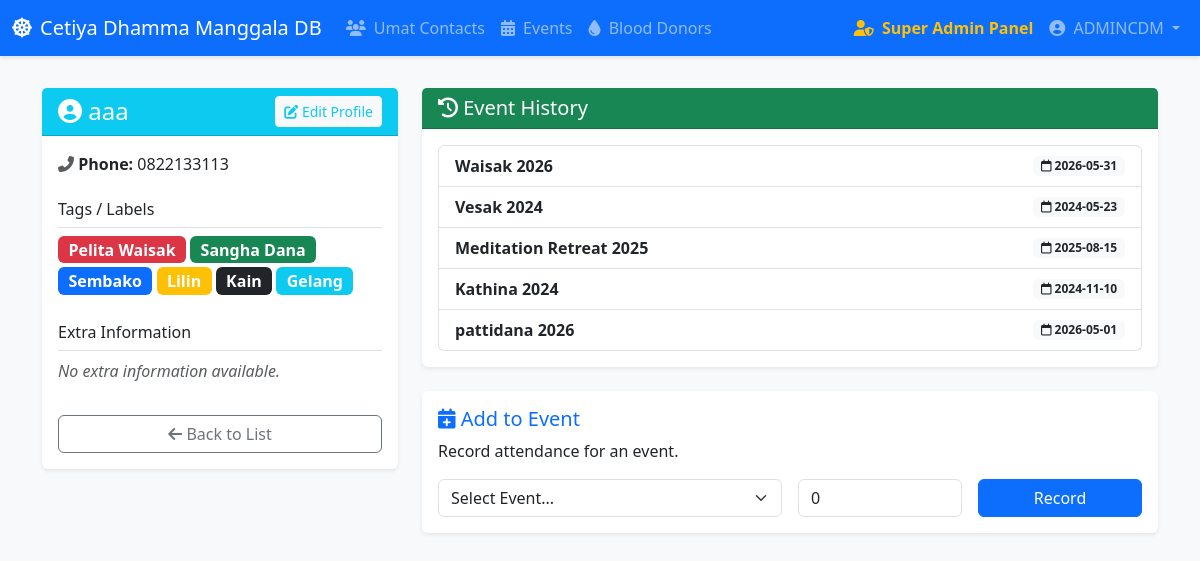
Screenshot of /contact/115 (signed in) with the database file from the repository.
### models.py (models this page shows)
class Admin(Base):
    __tablename__ = 'admins'
    id = Column(Integer, primary_key=True, index=True)
    username = Column(String, unique=True, index=True)
    password = Column(String)
    role = Column(String, default="subadmin") # "superadmin" or "subadmin"
    activities = relationship("ActivityLog", back_populates="admin")

class Contact(Base):
    __tablename__ = 'contacts'
    id = Column(Integer, primary_key=True, index=True)
    name = Column(String, index=True)
    phone = Column(String, index=True)
    extra_info = Column(JSON, default={})
    attendances = relationship("EventAttendance", back_populates="contact")
    tags = relationship("Tag", secondary=contact_tags, back_populates="contacts")

class Tag(Base):
    __tablename__ = 'tags'
    id = Column(Integer, primary_key=True, index=True)
    name = Column(String, unique=True, index=True)
    color = Column(String, default="primary") # e.g. primary, success, danger, warning, info
    contacts = relationship("Contact", secondary=contact_tags, back_populates="tags")

class EventAttendance(Base):
    __tablename__ = 'event_attendance'
    id = Column(Integer, primary_key=True, index=True)
    contact_id = Column(Integer, ForeignKey('contacts.id'))
    event_id = Column(Integer, ForeignKey('events.id'))
    companions = Column(Integer, default=0)
    contact = relationship("Contact", back_populates="attendances")
    event = relationship("Event", back_populates="attendances")

class Event(Base):
    __tablename__ = 'events'
    id = Column(Integer, primary_key=True, index=True)
    name = Column(String, index=True)
    date = Column(Date)
    attendances = relationship("EventAttendance", back_populates="event")

### main.py (the view)
@app.get("/contact/{contact_id}", response_class=HTMLResponse)
def read_contact_detail(request: Request, contact_id: int, db: Session = Depends(get_db), admin: models.Admin = Depends(require_admin)):
    contact = db.query(models.Contact).filter(models.Contact.id == contact_id).first()
    events = db.query(models.Event).all()
    all_tags = db.query(models.Tag).order_by(models.Tag.name.asc()).all()
    return templates.TemplateResponse(request=request, name="contact_detail.html", context={"contact": contact, "events": events, "all_tags": all_tags, "admin": admin})

### templates/contact_detail.html (shortened to what this page needs)
{% extends "base.html" %}
{% block content %}
<div class="row">
    <div class="col-md-4 mb-4">
        <div class="card shadow-sm rounded">
            <div class="card-header bg-info text-white d-flex justify-content-between align-items-center">
                <h4 class="mb-0"><i class="fas fa-user-circle"></i> {{ contact.name }}</h4>
                <button class="btn btn-sm btn-light text-info" data-bs-toggle="modal" data-bs-target="#editContactModal">
                    <i class="fas fa-edit"></i> Edit Profile
                </button>
            </div>
            <div class="card-body">
                <p><strong><i class="fas fa-phone-alt text-muted"></i> Phone:</strong> {{ contact.phone }}</p>
                <h6 class="mt-4 border-bottom pb-2">Tags / Labels</h6>
                {% if contact.tags %}
                    <div class="mb-3">
                        {% for t in contact.tags %}
                        <span class="badge bg-{{ t.color }} fs-6 mb-1">{{ t.name }}</span>
                        {% endfor %}
                    </div>
                {% else %}
                    <p class="text-muted fst-italic mb-3">No tags assigned.</p>
                {% endif %}
                <h6 class="mt-4 border-bottom pb-2">Extra Information</h6>
                {% if contact.extra_info %}
                    <div class="d-grid gap-2">
                    {% for key, value in contact.extra_info.items() %}
                        <div class="p-2 border rounded bg-light d-flex justify-content-between align-items-center">
                            <span class="text-capitalize fw-bold text-secondary">{{ key }}</span>
                            <span class="text-dark">{{ value }}</span>
                        </div>
                    {% endfor %}
                    </div>
                {% else %}
                    <p class="text-muted fst-italic">No extra information available.</p>
                {% endif %}
                <a href="/" class="btn btn-outline-secondary mt-3 w-100"><i class="fas fa-arrow-left"></i> Back to List</a>
            </div>
        </div>
    </div>
    <div class="col-md-8">
        <div class="card shadow-sm rounded mb-4">
            <div class="card-header bg-success text-white d-flex justify-content-between align-items-center">
                <h5 class="mb-0"><i class="fas fa-history"></i> Event History</h5>
            </div>
            <div class="card-body">
                {% if contact.attendances %}
                    <ul class="list-group">
                        {% for att in contact.attendances %}
                        <li class="list-group-item">
                            <div class="d-flex w-100 justify-content-between align-items-center">
                                <strong>{{ att.event.name }}</strong>
                                <span class="badge bg-light text-dark"><i class="far fa-calendar"></i> {{ att.event.date }}</span>
                            </div>
                        </li>
                        {% endfor %}
                    </ul>
                {% else %}
                    <p class="text-muted">This person has not attended any events yet.</p>
                {% endif %}
            </div>
        </div>
        <div class="card shadow-sm rounded border-primary">
            <div class="card-body">
                <h5 class="card-title text-primary"><i class="fas fa-calendar-plus"></i> Add to Event</h5>
                <p class="card-text">Record attendance for an event.</p>
                <form action="/contact/{{ contact.id }}/attend" method="post" class="row g-3 align-items-center">
                    <div class="col-md-6">
                        <select name="event_id" class="form-select" required>
                            <option value="">Select Event...</option>
                        </select>
                    </div>
                    <div class="col-md-3">
                        <input type="number" class="form-control" name="companions" placeholder="Companions" value="0" min="0" required>
                    </div>
                    <div class="col-md-3">
                        <button type="submit" class="btn btn-primary w-100">Record</button>
                    </div>
                </form>
            </div>
        </div>
    </div>
</div>
                        {% set current_tags = contact.tags | map(attribute='id') | list %}
{% endblock %}

### templates/base.html (shortened to what this page needs)
<!DOCTYPE html>
<html lang="en">
<head>
    <link href="https://cdn.jsdelivr.net/npm/bootstrap@5.3.2/dist/css/bootstrap.min.css" rel="stylesheet">
    <link rel="stylesheet" href="https://cdnjs.cloudflare.com/ajax/libs/font-awesome/6.4.2/css/all.min.css">
    <link href="https://cdn.jsdelivr.net/npm/select2@4.1.0-rc.0/dist/css/select2.min.css" rel="stylesheet" />
</head>
<body>
    <nav class="navbar navbar-expand-lg navbar-dark bg-primary">
        <div class="container-fluid">
            <a class="navbar-brand" href="/">
                <i class="fas fa-dharmachakra me-2"></i>Cetiya Dhamma Manggala DB
            </a>
            <div class="collapse navbar-collapse" id="navbarNav">
                <ul class="navbar-nav me-auto mb-2 mb-lg-0">
                    <li class="nav-item">
                        <a class="nav-link" href="/"><i class="fas fa-users me-1"></i> Umat Contacts</a>
                    </li>
                    <li class="nav-item">
                        <a class="nav-link" href="/events"><i class="fas fa-calendar-alt me-1"></i> Events</a>
                    </li>
                    <li class="nav-item">
                        <a class="nav-link" href="/blood-donors"><i class="fas fa-tint me-1"></i> Blood Donors</a>
                    </li>
                </ul>
                {% if admin %}
                <ul class="navbar-nav">
                    {% if admin.role == 'superadmin' %}
                    <li class="nav-item">
                        <a class="nav-link text-warning fw-bold" href="/superadmin"><i class="fas fa-user-shield me-1"></i> Super Admin Panel</a>
                    </li>
                    {% endif %}
                    <li class="nav-item dropdown">
                        <a class="nav-link dropdown-toggle" href="#" id="navbarDropdown" role="button" data-bs-toggle="dropdown" aria-expanded="false">
                            <i class="fas fa-user-circle me-1"></i> {{ admin.username }}
                        </a>
                    </li>
                </ul>
                {% endif %}
            </div>
        </div>
    </nav>
    <div class="container">
        {% block content %}{% endblock %}
    </div>
</body>
</html>

### templates/base.html (style rules this page uses)
body { background-color: #f8f9fa; }
.navbar { box-shadow: 0 2px 4px rgba(0, 0, 0, .1); }
.container { margin-top: 2rem; margin-bottom: 2rem; }
.card { box-shadow: 0 4px 6px rgba(0, 0, 0, .05); border: none; }

### rows the page displays
Admin: username "ADMINCDM"
Contact: name "aaa", phone "0822133113"
Tag: name "Pelita Waisak"
Tag: name "Sangha Dana"
Tag: name "Sembako"
Tag: name "Lilin"
Tag: name "Kain"
Tag: name "Gelang"
EventAttendance: event.name "Waisak 2026", event "2026-05-31"
EventAttendance: event.name "Vesak 2024", event "2024-05-23"
EventAttendance: event.name "Meditation Retreat 2025", event "2025-08-15"
EventAttendance: event.name "Kathina 2024", event "2024-11-10"
EventAttendance: event.name "pattidana 2026", event "2026-05-01"
